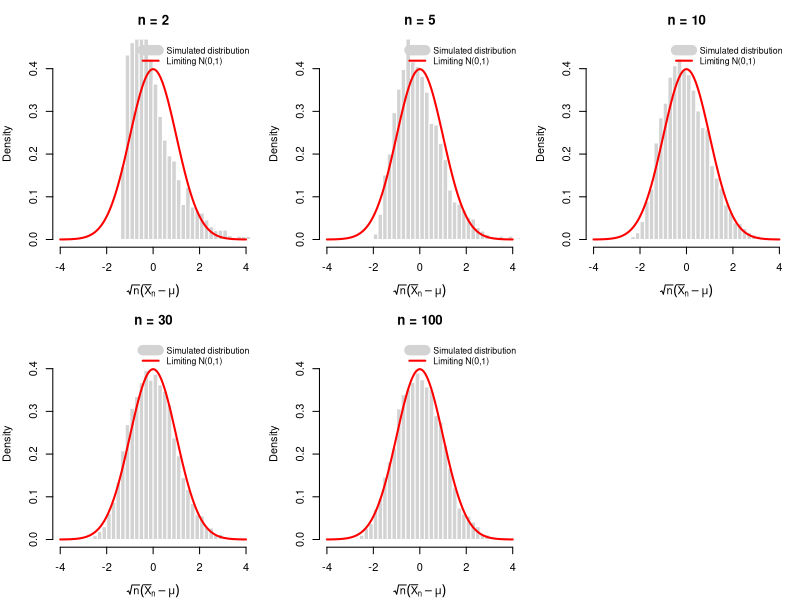

Generate this figure with R:
# Load library
library(ggplot2)

set.seed(123)

# ------------------------------------------------------------
# Goal:
# Show convergence in distribution:
# sqrt(n)(Xbar_n - mu)  ->d  N(0, sigma^2)
#
# We simulate from a non-normal population so we can see
# that the limit is normal even when the underlying data are not.
# ------------------------------------------------------------

# Population distribution: exponential
# Mean = 1, Variance = 1
mu <- 1
sigma <- 1

# Sample sizes
n_values <- c(2, 5, 10, 30, 100)

# Number of Monte Carlo replications
R <- 5000

par(mfrow = c(2, 3), mar = c(4, 4, 3, 1))

for (n in n_values) {
  
  # ----------------------------------------------------------
  # Generate R samples of size n from Exp(1)
  # Each row is one sample
  # ----------------------------------------------------------
  X <- matrix(rexp(R * n, rate = 1), nrow = R, ncol = n)
  
  # Sample means
  Xbar <- rowMeans(X)
  
  # ----------------------------------------------------------
  # CLT object:
  # sqrt(n)(Xbar_n - mu)
  # ----------------------------------------------------------
  Zn <- sqrt(n) * (Xbar - mu)
  
  # Histogram of simulated distribution
  hist(Zn,
       probability = TRUE,
       breaks = 40,
       col = "lightgray",
       border = "white",
       main = paste("n =", n),
       xlab = expression(sqrt(n) * (bar(X)[n] - mu)),
       xlim = c(-4, 4),
       ylim = c(0, 0.45))
  
  # Overlay the limiting density N(0, sigma^2)
  curve(dnorm(x, mean = 0, sd = sigma),
        col = "red",
        lwd = 2,
        add = TRUE)
  
  # Add a legend
  legend("topright",
         legend = c("Simulated distribution", "Limiting N(0,1)"),
         col = c("lightgray", "red"),
         lwd = c(10, 2),
         bty = "n",
         cex = 0.8)
}
